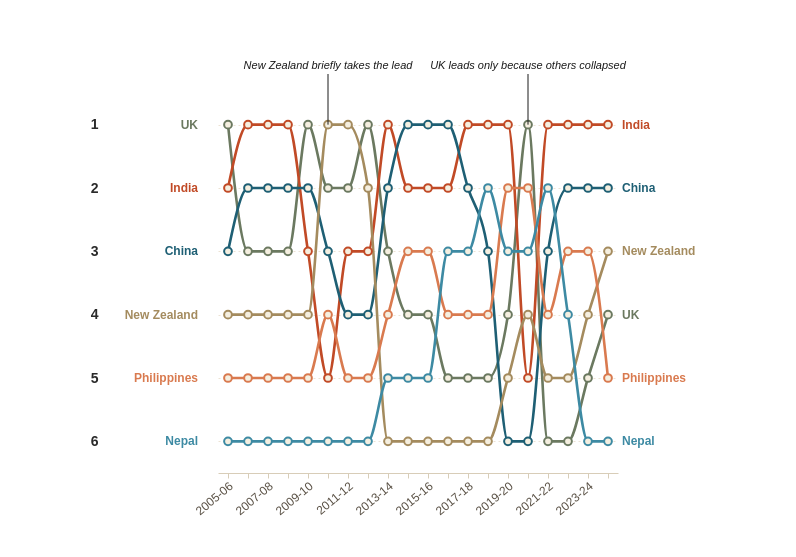

Here is the Vega-Lite specification saved for this chart:
### Vega-Lite specification from a JSON file in a GitHub repository (floating-point values rounded to 4 significant figures)
{"$schema": "https://vega.github.io/schema/vega-lite/v5.json", "description": "Bump chart of top 6 source countries by net migration rank, 2005-06 to 2024-25.", "width": "container", "height": 380, "background": "transparent", "padding": {"left": 90, "right": 100, "top": 60, "bottom": 40}, "config": {"view": {"stroke": null}, "axis": {"labelFont": "Inter Tight, sans-serif", "titleFont": "Inter Tight, sans-serif", "labelFontSize": 12, "titleFontSize": 12, "labelColor": "#5a5145", "titleColor": "#2a2a2a", "grid": false, "domainColor": "#d8cdb8", "tickColor": "#d8cdb8"}, "font": "Inter Tight, sans-serif"}, "data": {"values": [{"country": "UK", "year": 2005, "value": 22470, "rank": 1}, {"country": "India", "year": 2005, "value": 21820, "rank": 2}, {"country": "China", "year": 2005, "value": 19970, "rank": 3}, {"country": "New Zealand", "year": 2005, "value": 18090, "rank": 4}, {"country": "Philippines", "year": 2005, "value": 6650, "rank": 5}, {"country": "Nepal", "year": 2005, "value": 930, "rank": 6}, {"country": "India", "year": 2006, "value": 37080, "rank": 1}, {"country": "China", "year": 2006, "value": 27880, "rank": 2}, {"country": "UK", "year": 2006, "value": 27690, "rank": 3}, {"country": "New Zealand", "year": 2006, "value": 22100, "rank": 4}, {"country": "Philippines", "year": 2006, "value": 9370, "rank": 5}, {"country": "Nepal", "year": 2006, "value": 4130, "rank": 6}, {"country": "India", "year": 2007, "value": 49780, "rank": 1}, {"country": "China", "year": 2007, "value": 36340, "rank": 2}, {"country": "UK", "year": 2007, "value": 31720, "rank": 3}, {"country": "New Zealand", "year": 2007, "value": 27730, "rank": 4}, {"country": "Philippines", "year": 2007, "value": 11900, "rank": 5}, {"country": "Nepal", "year": 2007, "value": 7960, "rank": 6}, {"country": "India", "year": 2008, "value": 59960, "rank": 1}, {"country": "China", "year": 2008, "value": 33590, "rank": 2}, {"country": "UK", "year": 2008, "value": 33410, "rank": 3}, {"country": "New Zealand", "year": 2008, "value": 23150, "rank": 4}, {"country": "Philippines", "year": 2008, "value": 12110, "rank": 5}, {"country": "Nepal", "year": 2008, "value": 11250, "rank": 6}, {"country": "UK", "year": 2009, "value": 30030, "rank": 1}, {"country": "China", "year": 2009, "value": 28340, "rank": 2}, {"country": "India", "year": 2009, "value": 24060, "rank": 3}, {"country": "New Zealand", "year": 2009, "value": 15780, "rank": 4}, {"country": "Philippines", "year": 2009, "value": 9030, "rank": 5}, {"country": "Nepal", "year": 2009, "value": 2740, "rank": 6}, {"country": "New Zealand", "year": 2010, "value": 29040, "rank": 1}, {"country": "UK", "year": 2010, "value": 20860, "rank": 2}, {"country": "China", "year": 2010, "value": 17680, "rank": 3}, {"country": "Philippines", "year": 2010, "value": 9620, "rank": 4}, {"country": "India", "year": 2010, "value": 9230, "rank": 5}, {"country": "Nepal", "year": 2010, "value": 740, "rank": 6}, {"country": "New Zealand", "year": 2011, "value": 34540, "rank": 1}, {"country": "UK", "year": 2011, "value": 24820, "rank": 2}, {"country": "India", "year": 2011, "value": 18760, "rank": 3}, {"country": "China", "year": 2011, "value": 15510, "rank": 4}, {"country": "Philippines", "year": 2011, "value": 14550, "rank": 5}, {"country": "Nepal", "year": 2011, "value": 2080, "rank": 6}, {"country": "UK", "year": 2012, "value": 31430, "rank": 1}, {"country": "New Zealand", "year": 2012, "value": 24740, "rank": 2}, {"country": "India", "year": 2012, "value": 23670, "rank": 3}, {"country": "China", "year": 2012, "value": 22580, "rank": 4}, {"country": "Philippines", "year": 2012, "value": 14210, "rank": 5}, {"country": "Nepal", "year": 2012, "value": 3180, "rank": 6}, {"country": "India", "year": 2013, "value": 33340, "rank": 1}, {"country": "China", "year": 2013, "value": 30800, "rank": 2}, {"country": "UK", "year": 2013, "value": 25020, "rank": 3}, {"country": "Philippines", "year": 2013, "value": 12830, "rank": 4}, {"country": "Nepal", "year": 2013, "value": 7310, "rank": 5}, {"country": "New Zealand", "year": 2013, "value": 7240, "rank": 6}, {"country": "China", "year": 2014, "value": 39070, "rank": 1}, {"country": "India", "year": 2014, "value": 38400, "rank": 2}, {"country": "Philippines", "year": 2014, "value": 12430, "rank": 3}, {"country": "UK", "year": 2014, "value": 12260, "rank": 4}, {"country": "Nepal", "year": 2014, "value": 6410, "rank": 5}, {"country": "New Zealand", "year": 2014, "value": 930, "rank": 6}, {"country": "China", "year": 2015, "value": 45480, "rank": 1}, {"country": "India", "year": 2015, "value": 40860, "rank": 2}, {"country": "Philippines", "year": 2015, "value": 13000, "rank": 3}, {"country": "UK", "year": 2015, "value": 9400, "rank": 4}, {"country": "Nepal", "year": 2015, "value": 7970, "rank": 5}, {"country": "New Zealand", "year": 2015, "value": 1480, "rank": 6}, {"country": "China", "year": 2016, "value": 50020, "rank": 1}, {"country": "India", "year": 2016, "value": 49730, "rank": 2}, {"country": "Nepal", "year": 2016, "value": 14880, "rank": 3}, {"country": "Philippines", "year": 2016, "value": 13590, "rank": 4}, {"country": "UK", "year": 2016, "value": 9140, "rank": 5}, {"country": "New Zealand", "year": 2016, "value": 1850, "rank": 6}, {"country": "India", "year": 2017, "value": 55860, "rank": 1}, {"country": "China", "year": 2017, "value": 44610, "rank": 2}, {"country": "Nepal", "year": 2017, "value": 21000, "rank": 3}, {"country": "Philippines", "year": 2017, "value": 12620, "rank": 4}, {"country": "UK", "year": 2017, "value": 10460, "rank": 5}, {"country": "New Zealand", "year": 2017, "value": 3010, "rank": 6}, {"country": "India", "year": 2018, "value": 73190, "rank": 1}, {"country": "Nepal", "year": 2018, "value": 24060, "rank": 2}, {"country": "China", "year": 2018, "value": 20170, "rank": 3}, {"country": "Philippines", "year": 2018, "value": 18400, "rank": 4}, {"country": "UK", "year": 2018, "value": 7830, "rank": 5}, {"country": "New Zealand", "year": 2018, "value": 3330, "rank": 6}, {"country": "India", "year": 2019, "value": 59810, "rank": 1}, {"country": "Philippines", "year": 2019, "value": 15350, "rank": 2}, {"country": "Nepal", "year": 2019, "value": 13340, "rank": 3}, {"country": "UK", "year": 2019, "value": 7440, "rank": 4}, {"country": "New Zealand", "year": 2019, "value": -360, "rank": 5}, {"country": "China", "year": 2019, "value": -18590, "rank": 6}, {"country": "UK", "year": 2020, "value": 10670, "rank": 1}, {"country": "Philippines", "year": 2020, "value": 1080, "rank": 2}, {"country": "Nepal", "year": 2020, "value": -2090, "rank": 3}, {"country": "New Zealand", "year": 2020, "value": -2150, "rank": 4}, {"country": "India", "year": 2020, "value": -10650, "rank": 5}, {"country": "China", "year": 2020, "value": -50270, "rank": 6}, {"country": "India", "year": 2021, "value": 43570, "rank": 1}, {"country": "Nepal", "year": 2021, "value": 21020, "rank": 2}, {"country": "China", "year": 2021, "value": 15100, "rank": 3}, {"country": "Philippines", "year": 2021, "value": 12930, "rank": 4}, {"country": "New Zealand", "year": 2021, "value": 5370, "rank": 5}, {"country": "UK", "year": 2021, "value": -960, "rank": 6}, {"country": "India", "year": 2022, "value": 95030, "rank": 1}, {"country": "China", "year": 2022, "value": 59570, "rank": 2}, {"country": "Philippines", "year": 2022, "value": 43330, "rank": 3}, {"country": "Nepal", "year": 2022, "value": 28020, "rank": 4}, {"country": "New Zealand", "year": 2022, "value": 15950, "rank": 5}, {"country": "UK", "year": 2022, "value": 2760, "rank": 6}, {"country": "India", "year": 2023, "value": 70130, "rank": 1}, {"country": "China", "year": 2023, "value": 46580, "rank": 2}, {"country": "Philippines", "year": 2023, "value": 31670, "rank": 3}, {"country": "New Zealand", "year": 2023, "value": 22910, "rank": 4}, {"country": "UK", "year": 2023, "value": 19550, "rank": 5}, {"country": "Nepal", "year": 2023, "value": 18160, "rank": 6}, {"country": "India", "year": 2024, "value": 57410, "rank": 1}, {"country": "China", "year": 2024, "value": 35160, "rank": 2}, {"country": "New Zealand", "year": 2024, "value": 24320, "rank": 3}, {"country": "UK", "year": 2024, "value": 23550, "rank": 4}, {"country": "Philippines", "year": 2024, "value": 19440, "rank": 5}, {"country": "Nepal", "year": 2024, "value": 16310, "rank": 6}]}, "layer": [{"mark": {"type": "line", "interpolate": "monotone", "strokeWidth": 2.6, "point": {"size": 60, "filled": false, "strokeWidth": 2, "fill": "#f5efe0"}}, "encoding": {"x": {"field": "year", "type": "ordinal", "axis": {"title": null, "labelExpr": "datum.value % 2 === 1 ? datum.value + '-' + slice(toString(datum.value + 1), 2, 4) : ''", "labelAngle": -40}}, "y": {"field": "rank", "type": "quantitative", "scale": {"reverse": true, "domain": [0.5, 6.5], "nice": false}, "axis": {"title": null, "values": [1, 2, 3, 4, 5, 6], "tickCount": 6, "labelFontSize": 14, "labelFontWeight": 600, "labelColor": "#2a2a2a", "labelPadding": 120, "domain": false, "ticks": false, "grid": true, "gridColor": "#ece3d4", "gridDash": [2, 3]}}, "color": {"field": "country", "type": "nominal", "scale": {"domain": ["India", "China", "UK", "New Zealand", "Philippines", "Nepal"], "range": ["#c14a26", "#1e5f74", "#6b7960", "#a48b5e", "#d97a4f", "#3d8aa3"]}, "legend": null}, "tooltip": [{"field": "country", "type": "nominal", "title": "Country"}, {"field": "year", "type": "ordinal", "title": "Year"}, {"field": "rank", "type": "quantitative", "title": "Rank"}, {"field": "value", "type": "quantitative", "title": "Net migration", "format": ","}]}}, {"transform": [{"filter": "datum.year === 2005"}], "mark": {"type": "text", "align": "right", "dx": -30, "fontSize": 12, "fontWeight": 600}, "encoding": {"x": {"field": "year", "type": "ordinal"}, "y": {"field": "rank", "type": "quantitative"}, "text": {"field": "country"}, "color": {"field": "country", "type": "nominal", "legend": null}}}, {"transform": [{"filter": "datum.year === 2024"}], "mark": {"type": "text", "align": "left", "dx": 14, "fontSize": 12, "fontWeight": 600}, "encoding": {"x": {"field": "year", "type": "ordinal"}, "y": {"field": "rank", "type": "quantitative"}, "text": {"field": "country"}, "color": {"field": "country", "type": "nominal", "legend": null}}}, {"data": {"values": [{"year": 2010, "rank": 1, "rankEnd": 0.2}, {"year": 2020, "rank": 1, "rankEnd": 0.2}]}, "mark": {"type": "rule", "color": "#1a1a1a", "strokeWidth": 1}, "encoding": {"x": {"field": "year", "type": "ordinal"}, "y": {"field": "rank", "type": "quantitative"}, "y2": {"field": "rankEnd"}}}, {"data": {"values": [{"year": 2010, "rank": 0.2, "label": "New Zealand briefly takes the lead"}, {"year": 2020, "rank": 0.2, "label": "UK leads only because others collapsed"}]}, "mark": {"type": "text", "fontStyle": "italic", "fontSize": 11, "color": "#1a1a1a", "dy": -8, "fontWeight": 500, "align": "center"}, "encoding": {"x": {"field": "year", "type": "ordinal"}, "y": {"field": "rank", "type": "quantitative"}, "text": {"field": "label"}}}]}
